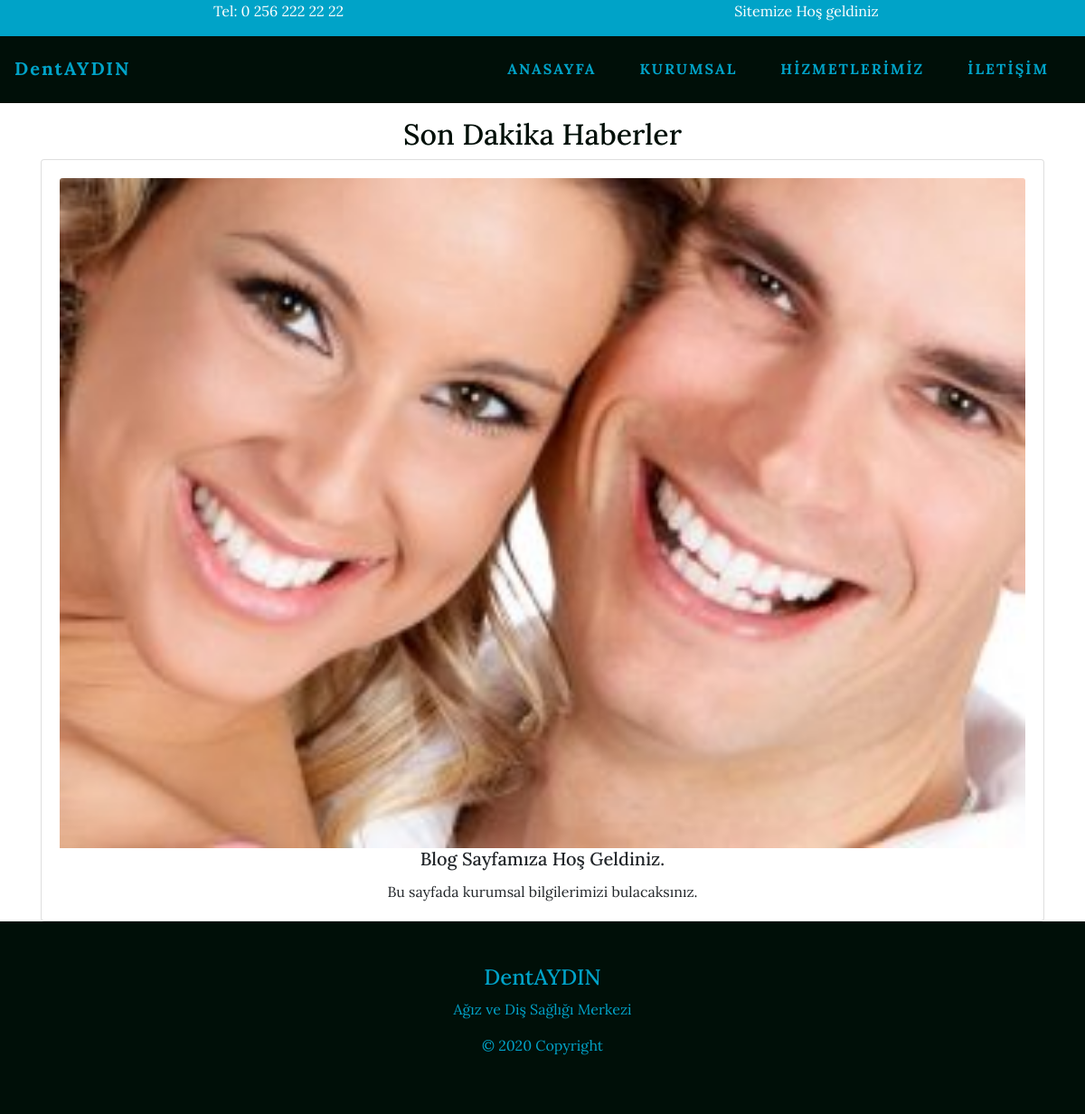
Page /blog/1/ on the committed database.
### blog/models.py (models this page shows, shortened)
class BlogPost(models.Model):
    BlogTitle = models.CharField(max_length=100, verbose_name="Başlık")
    BlogImage = models.ImageField(upload_to='images/', null=True, blank=True)
    BlogContent = models.TextField(verbose_name="İçerik")
    BlogDate = models.DateTimeField(auto_now_add=True)
    class Meta:
        ordering =  ['-BlogDate',]

### blog/views.py (the view)
# urls.py: path('<int:id>/', BlogDetail.as_view(), name="detail")
class BlogDetail(DetailView):
    model = BlogPost
    template_name = "blog_detail.html"
    queryset = BlogPost.objects.all()
    def get_object(self):
        id_ = self.kwargs.get("id")
        return get_object_or_404(BlogPost, id=id_)

### templates/blog_detail.html
{% extends 'base.html' %} {% block content %} {% load static %}
<div class="container">
    <div class="row mt-3">
        <div class="col-sm-12 text-center">
            <h2>Son Dakika Haberler</h2>
            <div class="card" style="width: auto;">
                <div class="card-body">
                    <img class="card-img-top img-fluid" src="{{object.BlogImage.url}}" />
                    <h5 class="card-title">{{object.BlogTitle}}</h5>
                    <p class="card-text">{{object.BlogContent|safe}}</p>
                </div>
            </div>
        </div>
</div>
</div>
{% endblock content%}

### static/css/main.css (style rules this page uses)
* { padding: 0; margin: 0; box-sizing: border-box; }
body { font-family: "Lora", serif; }
h2 { color: #000F08; }

### rows in the picture
BlogPost: BlogImage (picture), BlogTitle "Blog Sayfamıza Hoş Geldiniz.", BlogContent "Bu sayfada kurumsal bilgilerimizi bulacaksınız."
